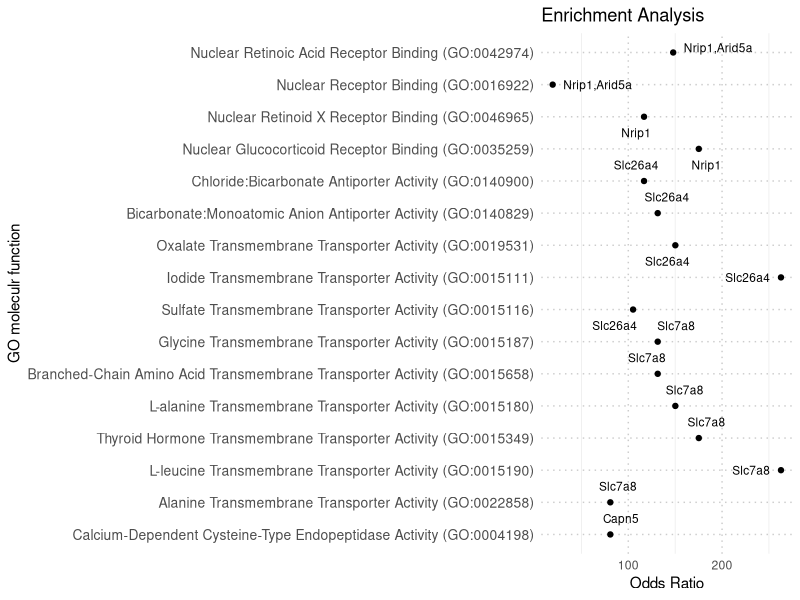
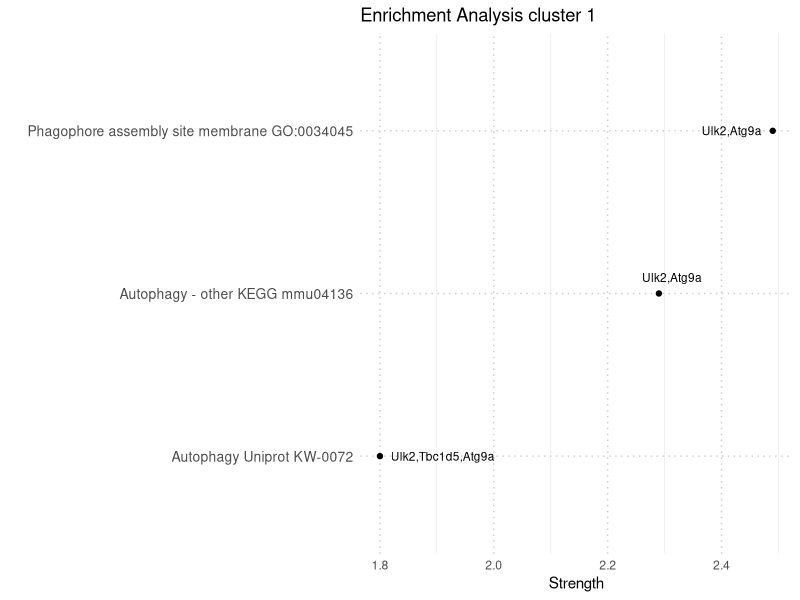

The R source for these figures, in order:
library(ggplot2)
library(ggrepel)

func.enrich.meth <- read.csv2("functional enrichment methyl.csv")

func.enrich.meth$Term <- factor(func.enrich.meth$Term, 
                           levels = rev(func.enrich.meth$Term)) 

ggplot(func.enrich.meth, aes(x = as.numeric(Odds.Ratio), y = Term)) +
  # bubles: size by gene count, color by p-adj
  geom_point() +
  
  # Add labels
  geom_text_repel(
    aes(label = genes), 
    size = 3,                  
    box.padding = 0.5,         
    max.overlaps = Inf,        
    segment.color = "grey50"  
  ) +
  
  # labels and title
  labs(
    x = "Odds Ratio",
    y = "GO moleculr function",
    title = "Enrichment Analysis"
  ) +
  
  # visual style
  theme_minimal() +
  theme(
    axis.text.y 
    = element_text(size = 10),
    panel.grid.major = element_line(linetype = "dotted", color = "grey80")
  )

################################################################################
#lncRNAseq data
################################################################################

func.enrich.cluster1 <- read.csv2("func enrich cluster1.csv")

func.enrich.cluster1$Term <- factor(func.enrich.cluster1$Term,
                           levels = rev(func.enrich.cluster1$Term))

ggplot(func.enrich.cluster1, aes(x = as.numeric(strength), y = Term)) +
  # Las burbujas: tamaño por conteo, color por p-valor
  geom_point() +
  
  # Escala de colores (de rojo a azul o similar)
  #  scale_color_gradient(low = "red", high = "blue") +
  # Añadir etiquetas (usamos ggrepel para que se muevan si hay choque)
  geom_text_repel(
    aes(label = genes),
    size = 3,                  # Tamaño de letra pequeño
    box.padding = 0.5,         # Espacio alrededor del punto
    max.overlaps = Inf,        # Forzar a que muestre todos (si no son demasiados)
    segment.color = "grey50"   # Línea que une el texto con el punto
  ) +
  
  # Etiquetas y títulos
  labs(
    x = "Strength",
    y = "",
    title = "Enrichment Analysis cluster 1"
  ) +
  
  # Estilo visual limpio
  theme_minimal() +
  theme(
    axis.text.y
    = element_text(size = 10),
    panel.grid.major = element_line(linetype = "dotted", color = "grey80")
  )
